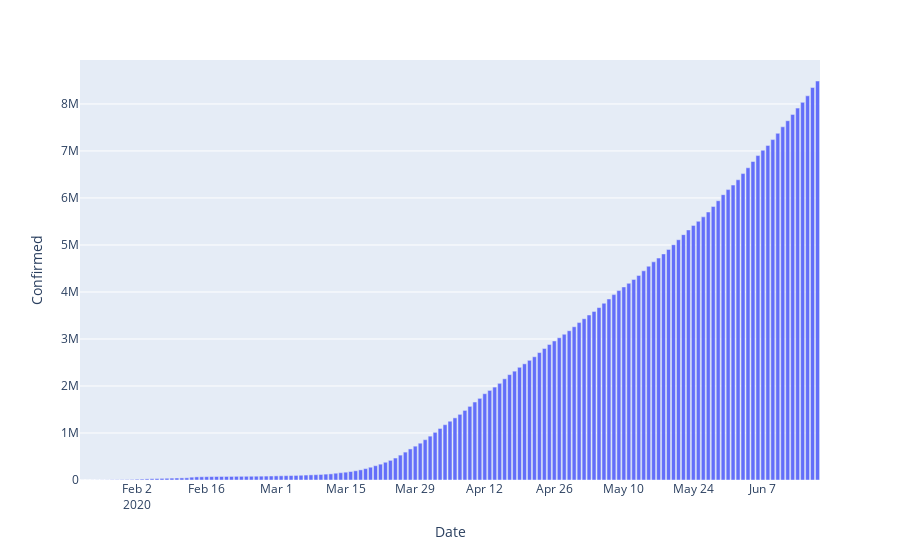

This figure's notebook cell:
### Markdown cell above
### Confirmed

### Code cell
df3['Date'] = pd.to_datetime(df3['Date'])
fig = px.bar(df3, x='Date', y='Confirmed')
fig.show()

### Figure 1 — Plotly figure (JSON) as saved in the notebook; plotly's stock layout.template omitted (floating-point values rounded to 4 significant figures; data arrays with more than 128 entries replaced by an {"elided": "..."} marker saying what was removed)
{"data": [{"alignmentgroup": "True", "hovertemplate": "Date=%{x}<br>Confirmed=%{y}<extra></extra>", "legendgroup": "", "marker": {"color": "#636efa", "pattern": {"shape": ""}}, "name": "", "offsetgroup": "", "orientation": "v", "showlegend": false, "textposition": "auto", "type": "bar", "x": {"elided": "149 str values"}, "xaxis": "x", "y": {"elided": "149 int values"}, "yaxis": "y"}], "layout": {"barmode": "relative", "legend": {"tracegroupgap": 0}, "margin": {"t": 60}, "xaxis": {"anchor": "y", "domain": [0, 1], "title": {"text": "Date"}}, "yaxis": {"anchor": "x", "domain": [0, 1], "title": {"text": "Confirmed"}}}}
